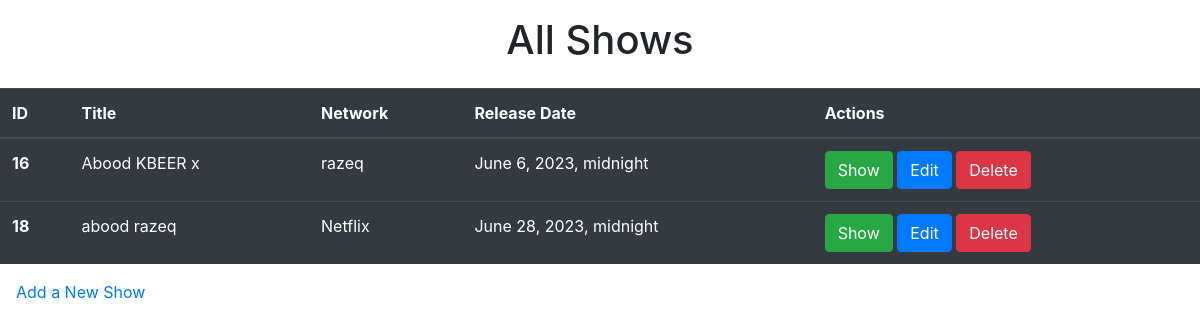
The app's page /, older data.
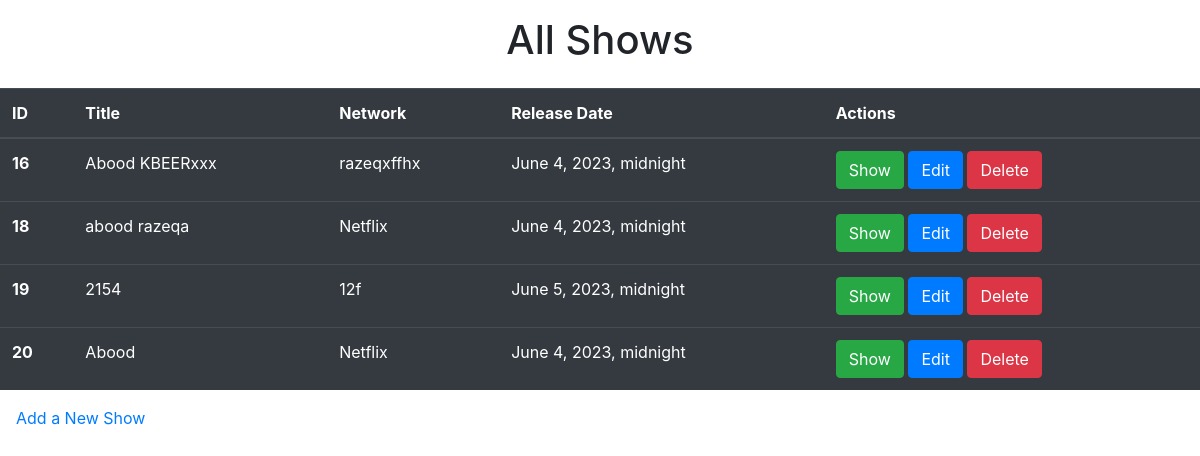
The same page, newer data.
### TV_Shows_app/models.py (models this page shows)
class Show(models.Model):
    title = models.CharField(max_length=255)
    Network = models.CharField(max_length=255)
    release_date = models.DateTimeField()
    description = models.TextField()
    created_at = models.DateTimeField(auto_now_add=True)
    updated_at = models.DateTimeField(auto_now=True)
    objects = ShowManager()

### TV_Shows_app/views.py (the view)
# urls.py: path('', views.index),
def index(request):
    context = {
        "all_the_shows": Show.objects.all()
    }
    return render(request, "shows.html", context)

### TV_Shows_app/templates/shows.html (shortened to what this page needs)
<!DOCTYPE html>
<html lang="en">
  <head>
    <link
      rel="stylesheet"
      href="https://cdn.jsdelivr.net/npm/bootstrap@4.3.1/dist/css/bootstrap.min.css"
    />
  </head>
  <body>
    <h1 class="text-center p-3">All Shows</h1>
    <table class="table table-dark">
      <thead>
        <tr>
          <th scope="col">ID</th>
          <th scope="col">Title</th>
          <th scope="col">Network</th>
          <th scope="col">Release Date</th>
          <th scope="col">Actions</th>
        </tr>
      </thead>
      <tbody>
        {% for show in all_the_shows %}
        <tr>
          <th scope="row">{{show.id}}</th>
          <td>{{show.title}}</td>
          <td>{{show.Network}}</td>
          <td>{{show.release_date}}</td>
          <td>
            <a href="view_show/{{show.id}}" class="btn btn-success">Show </a>
            <a href="view_edit/{{show.id}}" class="btn btn-primary"> Edit </a>
            <a href="delete_show/{{show.id}}" class="btn btn-danger">Delete </a>
          </td>
        </tr>
        {% endfor %}
      </tbody>
    </table>
    <a class="p-3" href="view_create_show">Add a New Show </a>
  </body>
</html>

Row changes from the older to the newer data that the page shows:
changed Show id 16: title "Abood KBEER x" → "Abood KBEERxxx"; Network "razeq" → "razeqxffhx"; release_date "June 6, 2023, midnight" → "June 4, 2023, midnight"
changed Show id 18: title "abood razeq" → "abood razeqa"; release_date "June 28, 2023, midnight" → "June 4, 2023, midnight"
added Show: id "19", title "2154", Network "12f", release_date "June 5, 2023, midnight"
added Show: id "20", title "Abood", Network "Netflix", release_date "June 4, 2023, midnight"
